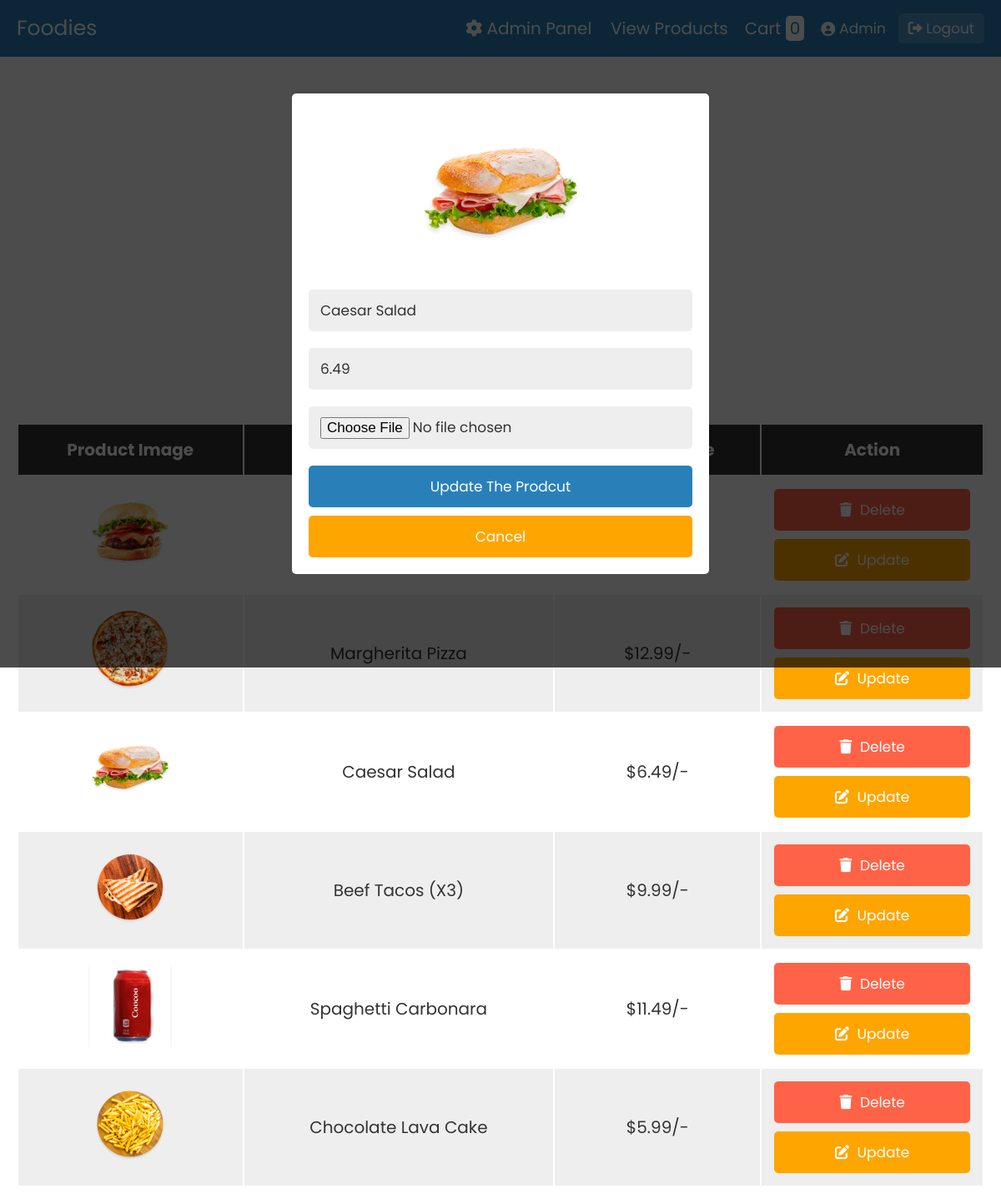
Page /admin.php?edit=3 (signed in) on the committed database.
### tables this page shows
CREATE TABLE IF NOT EXISTS `products` (
  `id`    INT           NOT NULL AUTO_INCREMENT,
  `name`  VARCHAR(100)  NOT NULL,
  `price` DECIMAL(10,2) NOT NULL,
  `image` VARCHAR(255)  NOT NULL,
  PRIMARY KEY (`id`)
);

### admin.php (the view, shortened to what this page needs)
<?php
@include 'config.php';
?>
<!DOCTYPE html>
<html lang="en">
<head>
   <link rel="stylesheet" href="https://cdnjs.cloudflare.com/ajax/libs/font-awesome/6.0.0/css/all.min.css">
   <link rel="stylesheet" href="css/style.css">
</head>
<body>
<?php include 'header.php'; ?>
<div class="container">
<section>
<form action="" method="post" class="add-product-form" enctype="multipart/form-data">
   <h3>add a new product</h3>
</form>
</section>
<section class="display-product-table">
   <table>
      <thead>
         <th>product image</th>
         <th>product name</th>
         <th>product price</th>
         <th>action</th>
      </thead>
      <tbody>
         <?php
            $select_products = mysqli_query($conn, "SELECT * FROM `products`");
            if(mysqli_num_rows($select_products) > 0){
               while($row = mysqli_fetch_assoc($select_products)){
         ?>
         <tr>
            <td><img src="uploaded_img/<?php echo $row['image']; ?>" height="100" alt=""></td>
            <td><?php echo $row['name']; ?></td>
            <td>$<?php echo $row['price']; ?>/-</td>
            <td>
               <a href="admin.php?delete=<?php echo $row['id']; ?>" class="delete-btn" onclick="return confirm('are your sure you want to delete this?');"> <i class="fas fa-trash"></i> delete </a>
               <a href="admin.php?edit=<?php echo $row['id']; ?>" class="option-btn"> <i class="fas fa-edit"></i> update </a>
            </td>
         </tr>
         <?php
            };
            }else{
               echo "<div class='empty'>no product added</div>";
            };
         ?>
      </tbody>
   </table>
</section>
<section class="edit-form-container">
   <?php
   if(isset($_GET['edit'])){
      $edit_id = $_GET['edit'];
      $edit_query = mysqli_query($conn, "SELECT * FROM `products` WHERE id = $edit_id");
      if(mysqli_num_rows($edit_query) > 0){
         while($fetch_edit = mysqli_fetch_assoc($edit_query)){
   ?>
   <form action="" method="post" enctype="multipart/form-data">
      <img src="uploaded_img/<?php echo $fetch_edit['image']; ?>" height="200" alt="">
      <input type="text" class="box" required name="update_p_name" value="<?php echo $fetch_edit['name']; ?>">
      <input type="number" min="0" class="box" required name="update_p_price" value="<?php echo $fetch_edit['price']; ?>">
      <input type="file" class="box" required name="update_p_image" accept="image/png, image/jpg, image/jpeg">
      <input type="submit" value="update the prodcut" name="update_product" class="btn">
      <input type="reset" value="cancel" id="close-edit" class="option-btn">
   </form>
   <?php
            };
         };
      };
   ?>
</section>
</div>
</body>
</html>

### css/style.css (style rules this page uses)
:root { --blue:#2980b9; --red:tomato; --orange:orange; --black:#333; --white:#fff; --bg-color:#eee; --dark-bg:rgba(0,0,0,.7); --box-shadow:0 .5rem 1rem rgba(0,0,0,.1); --border:.1rem solid #999; }
* { font-family: 'Poppins', sans-serif; margin:0; padding:0; box-sizing: border-box; outline: none; border:none; text-decoration: none; text-transform: capitalize; }
html { font-size: 62.5%; overflow-x: hidden; }
.container { max-width: 1200px; margin:0 auto; }
section { padding:2rem; }
.btn, .option-btn, .delete-btn { display: block; width: 100%; text-align: center; background-color: var(--blue); color:var(--white); font-size: 1.7rem; padding:1.2rem 3rem; border-radius: .5rem; cursor: pointer; margin-top: 1rem; }
.option-btn i, .delete-btn i { padding-right: .5rem; }
.option-btn { background-color: var(--orange); }
.delete-btn { margin-top: 0; background-color: var(--red); }
.add-product-form { max-width: 50rem; background-color: var(--bg-color); border-radius: .5rem; padding:2rem; margin:0 auto; margin-top: 2rem; }
.add-product-form h3 { font-size: 2.5rem; margin-bottom: 1rem; color:var(--black); text-transform: uppercase; text-align: center; }
.display-product-table table { width: 100%; text-align: center; }
.display-product-table table thead th { padding:1.5rem; font-size: 2rem; background-color: var(--black); color:var(--white); }
.display-product-table table td { padding:1.5rem; font-size: 2rem; color:var(--black); }
.display-product-table table td:first-child { padding:0; }
.display-product-table table tr:nth-child(even) { background-color: var(--bg-color); }
.edit-form-container { position: fixed; top:0; left:0; z-index: 1100; background-color: var(--dark-bg); padding:2rem; display: none; align-items: center; justify-content: center; min-height: 100vh; width: 100%; }
.edit-form-container form { width: 50rem; border-radius: .5rem; background-color: var(--white); text-align: center; padding:2rem; }
.edit-form-container form .box { width: 100%; background-color: var(--bg-color); border-radius: .5rem; margin:1rem 0; font-size: 1.7rem; color:var(--black); padding:1.2rem 1.4rem; text-transform: none; }

### rows in the picture
products: image (picture)
products: image (picture), name "Margherita Pizza", price "12.99"
products: image (picture), name "Caesar Salad", price "6.49", update_p_name "Caesar Salad", update_p_price "6.49"
products: image (picture), name "Beef Tacos (X3)", price "9.99"
products: image (picture), name "Spaghetti Carbonara", price "11.49"
products: image (picture), name "Chocolate Lava Cake", price "5.99"

### other values in the picture
$row_count "0"
$_SESSION['username'] "Admin"
